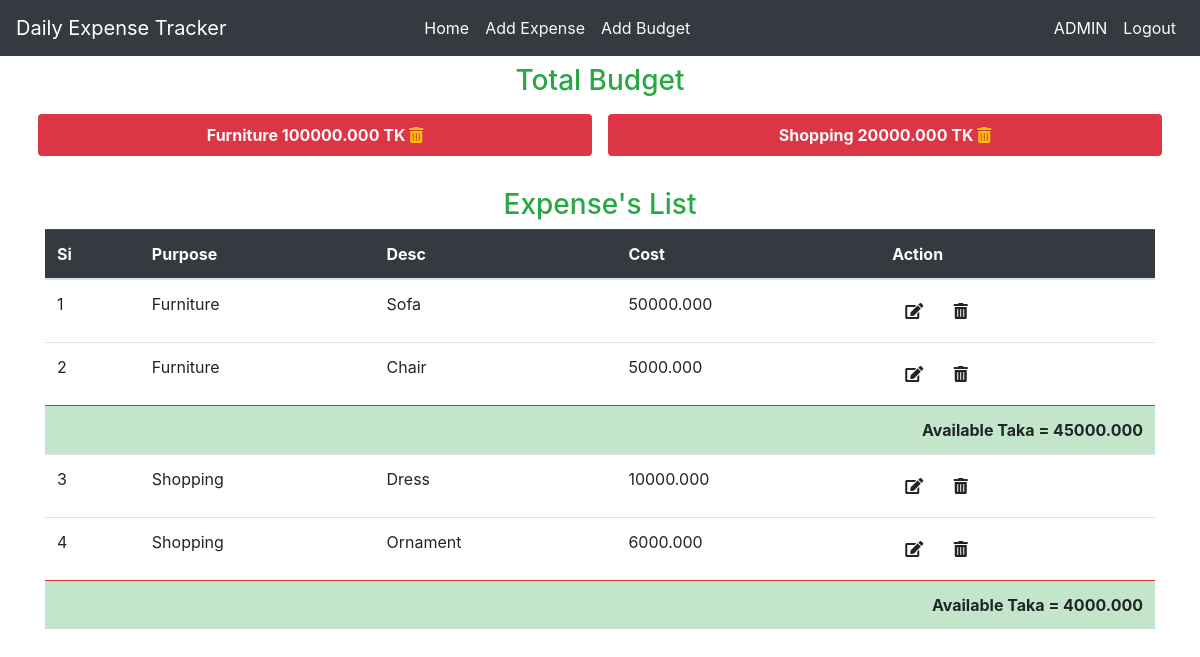
The app's page / (signed in) with its own data.
### Budget/models.py (models this page shows, shortened)
class Asset(models.Model):
    user = models.ForeignKey(User,on_delete=models.CASCADE,default=1)
    purpose = models.CharField(max_length=100)
    totalamount = models.DecimalField(max_digits=1000,decimal_places=3)
    date = models.DateTimeField(auto_now_add=True)

class Cost(models.Model):
    user = models.ForeignKey(User,on_delete=models.CASCADE,default=1)
    asset = models.ForeignKey(Asset,on_delete=models.CASCADE)
    description = models.CharField(max_length=100)
    amount = models.DecimalField(max_digits=1000,decimal_places=3)
    date = models.DateTimeField(auto_now_add=True)

### Budget/views.py (the view)
# urls.py: path('',Home.as_view(),name='home'),
class Home(LoginRequiredMixin,View):
    login_url = '/login/'
    def get(self,request):
        context = {}
        costobj = Cost.objects.filter(user=request.user).order_by('asset')
        assetobj = Asset.objects.filter(user=request.user).order_by('purpose')
        context['costs'] = costobj
        context['assets'] = assetobj
        asub = {}
        for costs in costobj:
            sub = costs.amount
            print('All Asset Data')
            print(costs.asset.id,end=' ')
            print(costs.asset.purpose,end=' ')
            print(costs.asset.totalamount,end=' ')
            print(costs.asset.date)
            print('All Cost Data')
            print(costs.id,end=' ')
            print(costs.description,end=' ')
            print(costs.amount)
            print('===================')
            if costs.asset.id in asub.keys():
                asub[costs.asset.id] = asub[costs.asset.id]-costs.amount
            else:
                asub[costs.asset.id] = costs.asset.totalamount
                asub[costs.asset.id] = asub[costs.asset.id]-costs.amount
            print('Now avialable',asub[costs.asset.id])
        print('After Substration:',asub)
        context['ailables'] = asub
        purposes = {}
        for assetobjs in assetobj:
            purposes[assetobjs.purpose] = assetobjs.totalamount
        print("My assetobj:",purposes)
        context['purposes'] = purposes
        return render(request,'index.html',context)

### templates/index.html (shortened to what this page needs)
{% extends 'base.html' %}
{% block content %}
  <div class="container">
      <h3 class="text-center text-success">Total Budget</h3>
      <div class="row">
        {% for asset in assets %}
        <a class="btn col bg-danger m-2 p-2 text-light font-weight-bold" href="{% url 'deleteasset' asset.id %}">{{ asset.purpose}} {{ asset.totalamount}} TK <i class='fas fa-trash-alt text-warning'></i></a>
        {% endfor %}
      </div>
    </div>
  <div class="container">
    <h3 class="text-center text-success mt-4">Expense's List</h3>
    <table class="table">
        <thead class=" table-dark">
            <tr>
                <th>Si</th>
                <th>Purpose</th>
                <th>Desc</th>
                <th>Cost</th>
                <th>Action</th>
            </tr>
        </thead>
        <tbody>
            {% for key,value in ailables.items %}
                {% for cost in costs %}
                    {% if cost.asset.id == key %}
                        <tr>
                            <td scope="row">{{forloop.counter}}</td>
                            <td scope="row">{{cost.asset.purpose}}</td>
                            <td scope="row">{{cost.description}}</td>
                            <td scope="row">{{cost.amount}}</td>
                            <td scope="row">
                                <a class="btn" href="{% url 'updatecost' cost.id %}"><i class='fas fa-edit'></i></a>
                                <a class="btn" href="{% url 'deletecost' cost.id %}"><i class='fas fa-trash-alt'></i></a>
                            </td>
                        </tr>
                        {% endif %}
                {% endfor %}
                    <tr>
                        <td class="text-right table-success border-danger font-weight-bold" scope="row" colspan="5" >{{ purpose }} Available Taka = {{value}}</td>
                    </tr>
            {% endfor %}
        </tbody>
    </table>
  </div>
{% endblock %}

### templates/base.html (shortened to what this page needs)
<!doctype html>
<html lang="en">
  <head>
    <link rel="stylesheet" href="https://stackpath.bootstrapcdn.com/bootstrap/4.3.1/css/bootstrap.min.css">
    <link rel="stylesheet" href="https://cdnjs.cloudflare.com/ajax/libs/font-awesome/5.15.1/css/all.min.css" />
  </head>
  <body>
    {% include 'navbar.html' %}
    {% block content %}
    {% endblock %}
  </body>
</html>

### templates/navbar.html (shortened to what this page needs)
<nav class="navbar navbar-expand-sm navbar-dark bg-dark mb-2">
    <a class="navbar-brand" href="{% url 'home' %}">Daily Expense Tracker</a>
    <div class="collapse navbar-collapse" id="collapsibleNavId">
      <ul class="navbar-nav mx-auto mt-2 mt-lg-0">
        <li class="nav-item active">
          <a class="nav-link" href="{% url 'home' %}">Home <span class="sr-only">(current)</span></a>
        </li>
        {% if request.user.is_authenticated %}
        <li class="nav-item">
          <a class="nav-link text-light" href="{% url 'addcost' %}">Add Expense</a>
        </li>
        <li class="nav-item">
          <a class="nav-link text-light" href="{% url 'addasset' %}">Add Budget</a>
        </li>
        {% endif %}
      </ul>
      <ul class="navbar-nav ml-auto mt-2 mt-lg-0">
        {% if request.user.is_authenticated %}
        <li class="nav-item active">
          <a class="nav-link" href="{% url 'home' %}">{{ user.username | upper}} <span class="sr-only">(current)</span></a>
        </li>
        <li class="nav-item">
          <a class="nav-link text-light" href="{% url 'logout' %}">Logout</a>
        </li>
        {% endif %}
      </ul>
    </div>
  </nav>

### records on screen
Asset: purpose "Furniture", totalamount "100000.000"
Asset: purpose "Shopping", totalamount "20000.000"
Cost: asset.purpose "Furniture", description "Sofa", amount "50000.000"
Cost: asset.purpose "Furniture", description "Chair", amount "5000.000"
Cost: asset.purpose "Shopping", description "Dress", amount "10000.000"
Cost: asset.purpose "Shopping", description "Ornament", amount "6000.000"

### other values on screen
{{ user.username | upper }} "ADMIN"
{{ value }} "45000.000" "4000.000"
